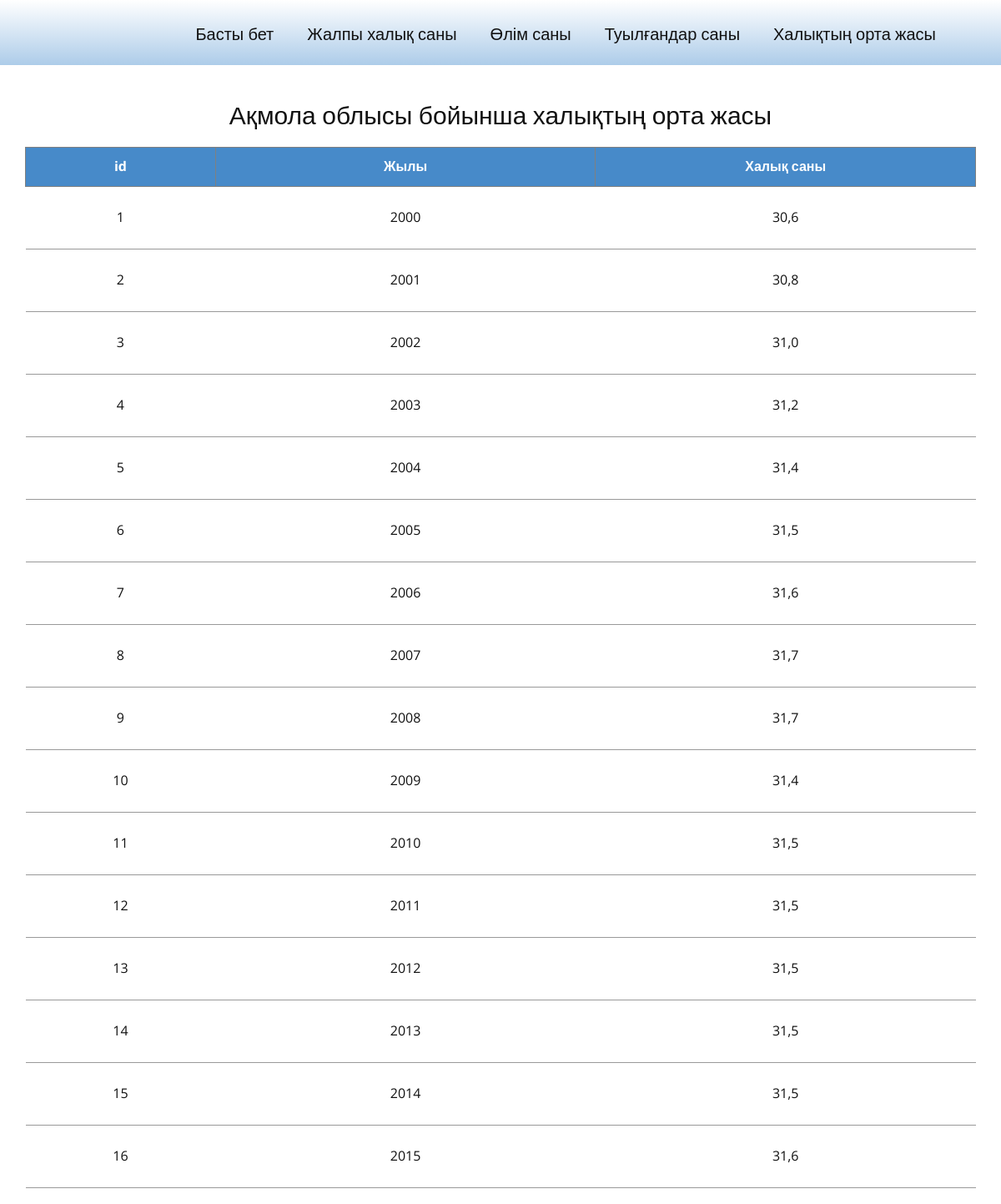
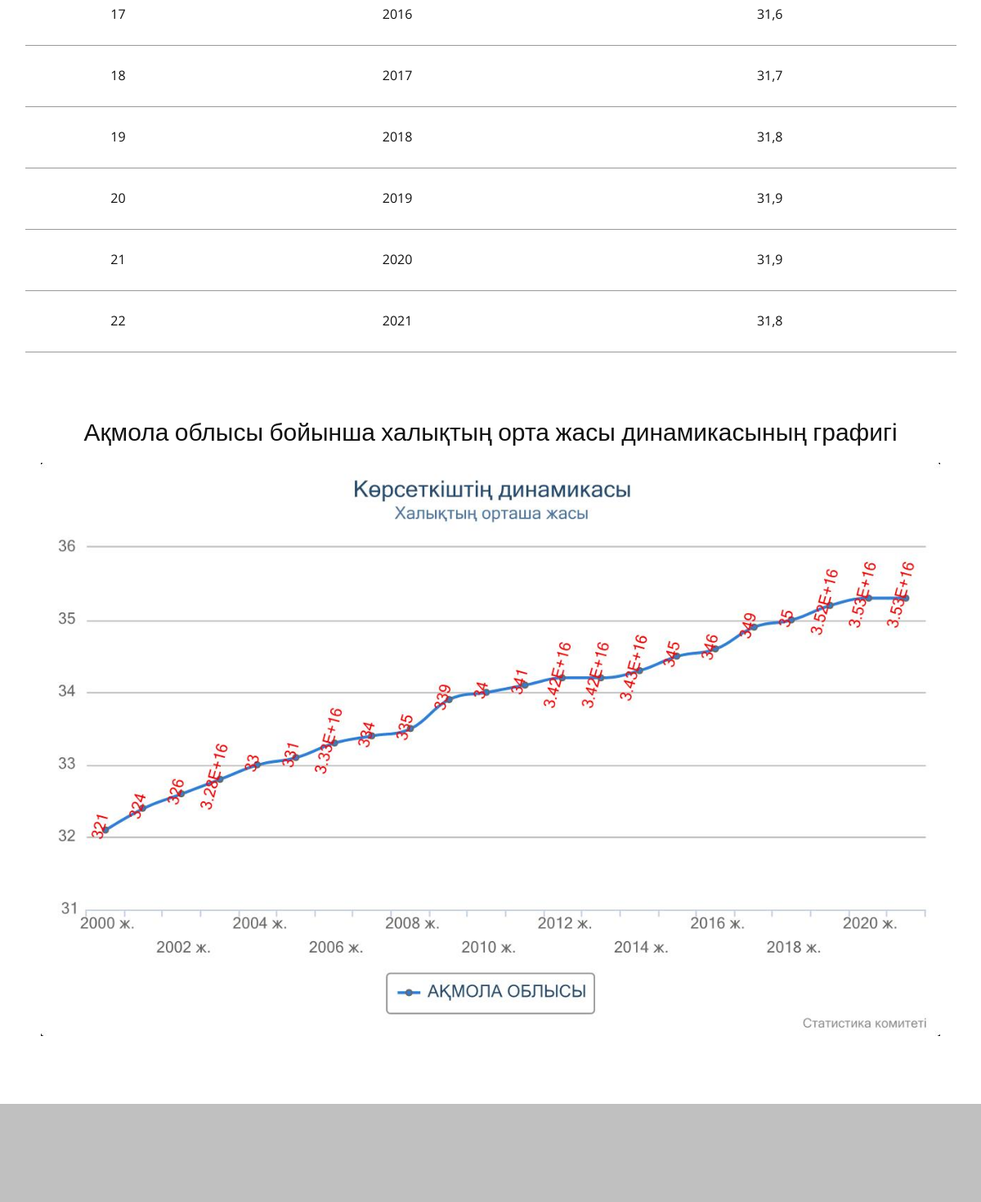
Page /age.php?id=akmola3&area=Ақмола on the committed database (2 pictures, top to bottom).
### tables this page shows
CREATE TABLE `akmola3` (
  `id` int NOT NULL AUTO_INCREMENT,
  `year` int DEFAULT NULL,
  `number` varchar(45) DEFAULT NULL,
  PRIMARY KEY (`id`)
);

CREATE TABLE `charts` (
  `id` int NOT NULL AUTO_INCREMENT,
  `chart` varchar(250) DEFAULT NULL,
  `area` varchar(45) DEFAULT NULL,
  `type` int DEFAULT NULL,
  `title` varchar(250) DEFAULT NULL,
  PRIMARY KEY (`id`)
);

### age.php (the view, shortened to what this page needs)
<?php
$area = $_GET['id'];
$area_name = $_GET['area'];
require_once 'includes/connect.php';
$a = mysqli_query($dbconn, "SELECT * FROM $area;");
$b = mysqli_query($dbconn, "SELECT * FROM charts where area = '$area';");
 ?>
<!DOCTYPE html>
<html style="font-size: 16px;">
  <head>
    <link rel="stylesheet" href="nicepage.css" media="screen">
<link rel="stylesheet" href="table.css" media="screen">
  </head>
  <body class="u-body u-xl-mode"><header class="u-align-center-sm u-align-center-xs u-clearfix u-gradient u-header u-sticky u-sticky-2533 u-header" id="sec-7b81"><div class="u-clearfix u-sheet u-sheet-1">
        <nav class="u-align-left u-menu u-menu-dropdown u-offcanvas u-menu-1">
          <div class="u-custom-menu u-nav-container">
            <ul class="u-nav u-unstyled u-nav-1"><li class="u-nav-item"><a class="u-button-style u-nav-link u-text-active-palette-1-base u-text-hover-palette-2-base" href="index.php" style="padding: 10px 20px;">Басты бет</a>
</li><li class="u-nav-item"><a class="u-button-style u-nav-link u-text-active-palette-1-base u-text-hover-palette-2-base" href="area.php?type=1" style="padding: 10px 20px;">Жалпы халық саны</a>
</li><li class="u-nav-item"><a class="u-button-style u-nav-link u-text-active-palette-1-base u-text-hover-palette-2-base" href="area.php?type=3" style="padding: 10px 20px;">Өлім саны</a>
</li><li class="u-nav-item"><a class="u-button-style u-nav-link u-text-active-palette-1-base u-text-hover-palette-2-base" href="area.php?type=2" style="padding: 10px 20px;">Туылғандар саны</a>
</li><li class="u-nav-item"><a class="u-button-style u-nav-link u-text-active-palette-1-base u-text-hover-palette-2-base" href="area.php?type=4" style="padding: 10px 20px;">Халықтың орта жасы</a></li></ul>
          </div>
        </nav>
      </div></header>
    <section class="u-align-center u-clearfix u-section-2" id="sec-4864">
      <div class="u-clearfix u-sheet u-sheet-1">
        <h3 class="u-custom-font u-font-roboto u-text u-text-default u-text-1"><?php echo $area_name;?> облысы бойынша халықтың орта жасы</h3>
        <div class="u-expanded-width u-table u-table-responsive u-table-1">
          <table class="u-table-entity u-table-entity-1">
            <colgroup>
              <col width="20%">
              <col width="40%">
              <col width="40%">
            </colgroup>
            <thead class="u-grey-15 u-table-header u-table-header-1">
              <tr style="height: 44px;">
                <th style="text-align: center;"class="u-border-1 u-border-grey-50 u-palette-1-base u-table-cell u-table-cell-2" >id</th>
                <th style="text-align: center;"class="u-border-1 u-border-grey-50 u-palette-1-base u-table-cell u-table-cell-1">Жылы</th>
                <th style="text-align: center;"class="u-border-1 u-border-grey-50 u-palette-1-base u-table-cell u-table-cell-3">Халық саны</th>
              </tr>
            </thead>
            <tbody class="u-table-body">
              <?php
              while ($var = mysqli_fetch_assoc($a)) {  echo '
              <tr style="height: 75px;">
              <td style="text-align: center;" class="u-border-1 u-border-grey-40 u-border-no-left u-border-no-right u-table-cell">' . $var["id"] . '</td>
                <td style="text-align: center;" class="u-border-1 u-border-grey-40 u-border-no-left u-border-no-right u-table-cell">' . $var["year"] . '</td>
                <td style="text-align: center;" class="u-border-1 u-border-grey-40 u-border-no-left u-border-no-right u-table-cell">' . $var["number"] . '</td>
              </tr>'
              ;
                } ?>
            </tbody>
          </table>
        </div>
          </div>
    </section>
    <section class="u-align-center u-clearfix u-section-2" id="sec-4864">
    <div style="margin-bottom: 75px; margin-top: 80px;">
      <h3  class="u-custom-font u-font-roboto u-text u-text-default u-text-1"><?php echo $area_name;?> облысы бойынша халықтың орта жасы динамикасының графигі</h3>
      <?php
      while ($var = mysqli_fetch_assoc($b)) {
        echo '
      <div class="u-expanded-width u-table u-table-responsive u-table-1">
          <img width = "1100px" src="' . $var["chart"] . '">
          </div>
          </div>
    ';
  }
   ?>
</section>
    <footer class="u-clearfix u-footer u-grey-25" id="sec-5aff" data-image-width="1200" data-image-height="772"><div class="u-align-left u-clearfix u-sheet u-sheet-1"></div></footer>
  </body>
</html>

### table.css (style rules this page uses)
.u-section-2 .u-sheet-1 { min-height: 1231px; }
.u-section-2 .u-text-1 { font-weight: 400; font-size: 1.875rem; margin: 43px auto 0; }
.u-section-2 .u-table-1 { margin: 19px auto 0 0; }
.u-section-2 .u-table-entity-1 { min-height: 100px; }
.u-section-2 .u-table-header-1 { font-weight: 700; background-image: none; }
.u-section-2 .u-table-cell-1 { background-image: none; }
.u-section-2 .u-table-cell-2 { background-image: none; }

### rows in the picture
akmola3: id "1", year "2000", number "30,6"
akmola3: id "2", year "2001", number "30,8"
akmola3: id "3", year "2002", number "31,0"
akmola3: id "4", year "2003", number "31,2"
akmola3: id "5", year "2004", number "31,4"
akmola3: id "6", year "2005", number "31,5"
akmola3: id "7", year "2006", number "31,6"
akmola3: id "8", year "2007", number "31,7"
akmola3: id "9", year "2008", number "31,7"
akmola3: id "10", year "2009", number "31,4"
akmola3: id "11", year "2010", number "31,5"
akmola3: id "12", year "2011", number "31,5"
akmola3: id "13", year "2012", number "31,5"
akmola3: id "14", year "2013", number "31,5"
akmola3: id "15", year "2014", number "31,5"
akmola3: id "16", year "2015", number "31,6"
akmola3: id "17", year "2016", number "31,6"
akmola3: id "18", year "2017", number "31,7"
akmola3: id "19", year "2018", number "31,8"
akmola3: id "20", year "2019", number "31,9"
akmola3: id "21", year "2020", number "31,9"
akmola3: id "22", year "2021", number "31,8"
charts: chart (picture)

### other values in the picture
$area_name "Ақмола"
